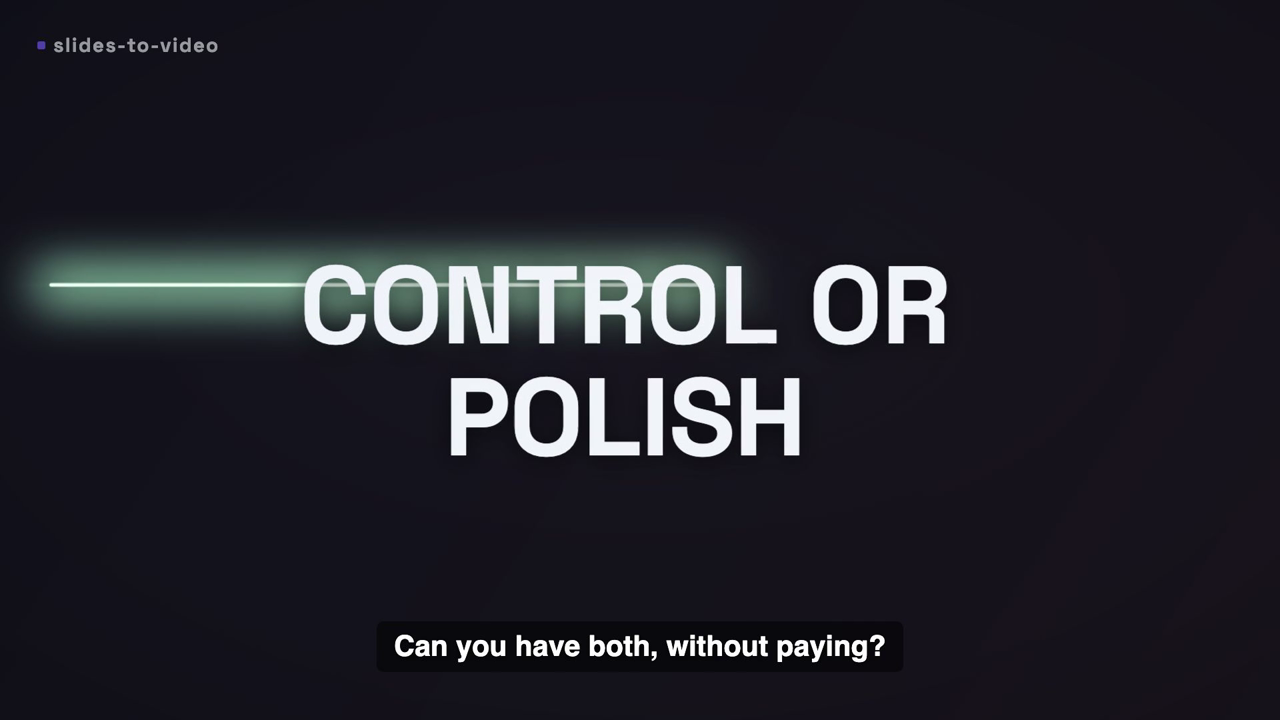
#> input picture docs/golden-film/frames/01-hook-control-or-polish.png, 1280 x 720 px
$ python -i promo_capture.py   (imports and definitions only)
#> lines starting #> are read from the running program, lines starting #| are printed output that depends on the picture; after the words box and inside, x2 and y2 are one past the last pixel; in counts of white or black regions, pixels touching at a corner belong together
#!/usr/bin/env python3
"""promo_capture — the promo film's raw material: a 2x capture of a page AND the boxes of its elements.

    python3 scripts/promo_capture.py <film_dir> <url> --name=home [--width=1440] [--height=900] [--full]
                                     [--wait=1.5] [--eval="js ;;; js" (steps split by ;;;)] [--select="css,css"] [--max=80]
                                     [--hires="text:862 kB;css:#export;520,300,240,120"]   # 4x close-ups
                                     [--lines="css,css"]   # each match's text measured line by line (`lines` in the layout:
                                                           # the boxes a `mark` act strokes)
    python3 scripts/promo_capture.py <film_dir> --boxes=<capture.png> [--parts="card=7;panel=120,80,400,260"]
                                     # a screenshot with no DOM (desktop app); parts by found-box id or CSS box
    python3 scripts/promo_capture.py <film_dir> --footage=<clip.mp4 | blender runner out dir> --name=<n>
                                     # rendered FOOTAGE (a Blender plate, a film) as a recording a page shot plays
    python3 scripts/promo_capture.py <film_dir> --mark=<capture.png> --box=x,y,w,h [--name=mark]
                                     # the brand's own logo, cut from its own page: a transparent PNG for any ground

WEB (a url, file:// included): one headless Chrome at deviceScaleFactor 2 opens the page, waits for load, fonts and
images (+ `--wait` seconds for an app that renders late), runs `--eval` if given (open a menu, fill a field), and
writes `<film_dir>/caps/<name>.png` (pixels = 2 x CSS) and `<name>.layout.json`: {w, h, elements: [{id, tag, text,
x, y, w, h}]} in CSS px — the coordinate system of the promo table (`box`). `--full` captures the whole scroll
height (capped at 4 viewports). Elements are the ones a product shot acts on: controls, fields, cards, media,
headings — visible, not the page itself, de-duplicated; `--select` adds every match of the given CSS selectors.

SCREENSHOT (`--boxes=`): for a capture with no DOM (a desktop app's window), finds the card-like rectangles —
regions of one fill bounded by an edge — and writes the same layout.json beside the PNG, plus `<name>.boxes.jpg`:
the capture at CSS size with every box drawn and numbered and a 50 px grid, to pick boxes by eye.

WHY. The WorkBuddy film's boxes were measured by hand off grids (an hour, and one box wrong is an element that lands
beside its slot). A table written from a layout file is right by construction, and a director can build a film for
a product it has never seen.
"""
import base64
import json
import re
import os
import sys
import time

sys.path.insert(0, os.path.dirname(os.path.abspath(__file__)))
from _common import argflag, refuse_unknown, find_chrome  # noqa: E402

ELEMENTS_JS = r"""
(() => {
  const SEL = %s;
  const out = [], seen = new Set();
  const vw = document.documentElement.clientWidth;
  const docH = Math.max(document.documentElement.scrollHeight, document.body ? document.body.scrollHeight : 0);
  const visible = (el, r) => {
    if (r.width < 12 || r.height < 12) return false;
    const cs = getComputedStyle(el);
    if (cs.visibility === 'hidden' || cs.display === 'none' || +cs.opacity < 0.05) return false;
    if (r.width >= vw * 0.98 && r.height >= 600) return false;      // the page / a full-bleed section
    return true;
  };
  const cardish = (el) => {
    const cs = getComputedStyle(el);
    const bg = cs.backgroundColor, pbg = el.parentElement ? getComputedStyle(el.parentElement).backgroundColor : bg;
    const border = parseFloat(cs.borderTopWidth) > 0 && cs.borderTopStyle !== 'none';
    return (cs.boxShadow && cs.boxShadow !== 'none') || border || (bg !== pbg && bg !== 'rgba(0, 0, 0, 0)') || parseFloat(cs.borderRadius) >= 6;
  };
  const push = (el, why) => {
    const r = el.getBoundingClientRect();
    if (!visible(el, r)) return;
    const x = Math.round(r.left + scrollX), y = Math.round(r.top + scrollY), w = Math.round(r.width), h = Math.round(r.height);
    const k = [x, y, w, h].join(',');
    if (seen.has(k)) return;
    seen.add(k);
    const text = (el.innerText || el.getAttribute('aria-label') || el.getAttribute('placeholder') || el.getAttribute('alt') || '').trim().replace(/\s+/g, ' ').slice(0, 80);
    out.push({tag: el.tagName.toLowerCase(), why, text, x, y, w, h});
  };
  document.querySelectorAll('button,[role=button],a,input,textarea,select,img,video,canvas,h1,h2,h3,[role=tab],li,article,figure,nav,header,aside')
    .forEach((el) => push(el, 'semantic'));
  document.querySelectorAll('div,section').forEach((el) => {
    const r = el.getBoundingClientRect();
    if (r.width * r.height >= 6000 && (el.children.length >= 1 || (el.innerText || '').trim()) && cardish(el)) push(el, 'card');
  });
  for (const s of SEL) { try { document.querySelectorAll(s).forEach((el) => push(el, 'select:' + s)); } catch (e) {} }
  const meta = (n) => (document.querySelector(`meta[name="${n}"],meta[property="${n}"]`) || {}).content || '';
  return {w: vw, h: docH, elements: out, title: document.title, description: meta('description') || meta('og:description')};
})()
"""


HIRES = 4


# [31 lines left out: functions _refuse_blank, split_steps, _parts, not called in this run]


# the element whose box this is (walking up from the point at its centre), and its own corner radius and fill — a
# part is staged with the corners and ground it has on the page
# LINE BOXES: a `mark` act strokes the passage's own lines, so each matching element's text is measured LINE BY LINE
# (a Range over its text: one rect per line fragment, fragments on one line merged) in page CSS px. A box guessed from a
# thumbnail was wrong on the slide-maker crop the user saw ("有些地方不准"); a measured one cannot be.
LINES_JS = r"""
((sels) => {
  const out = [];
  for (const s of sels) {
    let i = 0;
    for (const el of document.querySelectorAll(s)) {
      const rg = document.createRange(); rg.selectNodeContents(el);
      const rows = [];
      for (const r of rg.getClientRects()) {
        if (r.width < 1 || r.height < 1) continue;
        const y = r.top + scrollY, x = r.left + scrollX;
        const row = rows.find((q) => Math.abs(q.y - y) < r.height * 0.5);
        if (row) { const x1 = Math.max(row.x + row.w, x + r.width); row.x = Math.min(row.x, x); row.w = x1 - row.x;
                   row.h = Math.max(row.h, r.height); }
        else rows.push({x, y, w: r.width, h: r.height});
      }
      rows.sort((a, b) => a.y - b.y);
      out.push({sel: s, i: i++, text: (el.innerText || '').trim().slice(0, 200),
                boxes: rows.map((q) => ({x: +q.x.toFixed(2), y: +q.y.toFixed(2), w: +q.w.toFixed(2), h: +q.h.toFixed(2)}))});
    }
  }
  return out;
})(%s)
"""


# DEMO STATE, WRITTEN BY THE FILM: `__ttv.fill(selector, text)` puts the film's own demo text into a field, a textarea
# or an editor (contenteditable, CodeMirror) the way a user's typing would (React sees an input event), and
# `__ttv.text(selector, text)` replaces an element's visible text. Available to every --eval step.
FILL_JS = """window.__ttv = window.__ttv || {
  fill(sel, text) { const e = typeof sel === 'string' ? document.querySelector(sel) : sel; if (!e) throw new Error('no element ' + sel);
    e.focus();
    if (e instanceof HTMLInputElement || e instanceof HTMLTextAreaElement) {
      const proto = e instanceof HTMLInputElement ? HTMLInputElement.prototype : HTMLTextAreaElement.prototype;
      Object.getOwnPropertyDescriptor(proto, 'value').set.call(e, text);
      e.dispatchEvent(new Event('input', {bubbles: true})); e.dispatchEvent(new Event('change', {bubbles: true}));
    } else { document.getSelection().selectAllChildren(e); document.execCommand('insertText', false, text); }
    return text; },
  text(sel, text) { const e = document.querySelector(sel); if (!e) throw new Error('no element ' + sel); e.textContent = text; return text; },
}; 1"""


STYLE_AT_JS = """(b => { let e = document.elementFromPoint(b.x - scrollX + b.w / 2, b.y - scrollY + b.h / 2), best = null;
  while (e && e !== document.documentElement) { const r = e.getBoundingClientRect();
    if (Math.abs(r.width - b.w) < 4 && Math.abs(r.height - b.h) < 4) { best = e; break; } e = e.parentElement; }
  if (!best) return {radius: 0, bg: null};
  const cs = getComputedStyle(best); let bg = cs.backgroundColor, p = best;
  while ((bg === 'rgba(0, 0, 0, 0)' || bg === 'transparent') && p.parentElement) { p = p.parentElement; bg = getComputedStyle(p).backgroundColor; }
  return {radius: parseFloat(cs.borderTopLeftRadius) || 0, bg};
})(%s)"""


# [206 lines left out: functions _hires_boxes, capture_web, _capture_web, not called in this run]


def find_boxes(png, min_area=1800, max_frac=0.6):
    """Card-like rectangles in a screenshot with no DOM: connected regions of (nearly) one fill whose bounding box
    they mostly fill, bounded by a visible edge. CSS px (the capture is 2x)."""
#> called with min_area = 1800, max_frac = 0.6
    import numpy as np
    from PIL import Image
    from scipy import ndimage as ndi
    im = Image.open(png).convert("RGB")
#> im is the input picture: PIL image 1280x720 RGB; mean R, G, B 33.1, 32.8, 40.6
    a = np.asarray(im.resize((im.width // 2, im.height // 2), Image.BILINEAR)).astype(np.int16)
    H, W, _ = a.shape
#> H = 360; W = 640
    # a fill region = pixels whose 4-neighbours are within a small colour step (flat), labelled by quantised colour
    flat = np.ones((H, W), bool)
    for dy, dx in ((0, 1), (1, 0)):
        d = np.abs(a - np.roll(a, (dy, dx), (0, 1))).sum(-1)
        flat &= d < 10
#> this loop made 2 passes
#> pass 1, in find_boxes, `d = np.abs(a - np.roll(a, (dy, dx), (0, 1))).sum(-1)`:
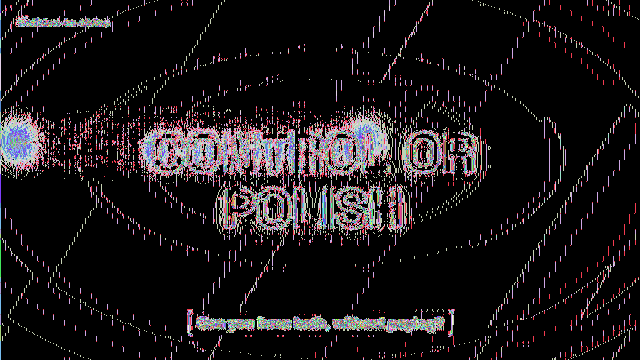
#> d: shape (360, 640) int64; 526 distinct labels, from 0 to 542; one colour per label, 0 black
#> pass 1, in find_boxes, `flat &= d < 10`:
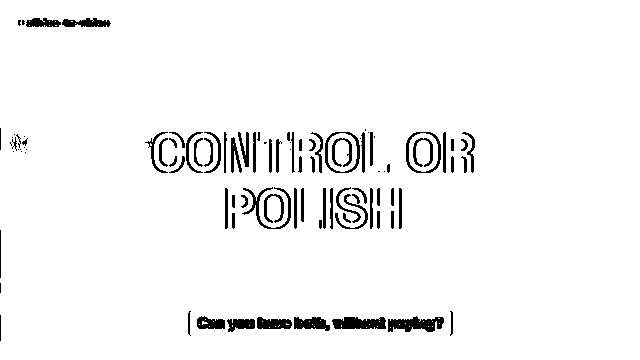
#> flat: shape (360, 640) bool; 96% white; 98 black regions (24 under 20 px), largest, box (x1, y1, x2, y2) and area: (388, 316, 444, 332) 584, (332, 317, 386, 329) 533, (242, 187, 291, 229) 398
#> pass 2, in find_boxes, `d = np.abs(a - np.roll(a, (dy, dx), (0, 1))).sum(-1)`:
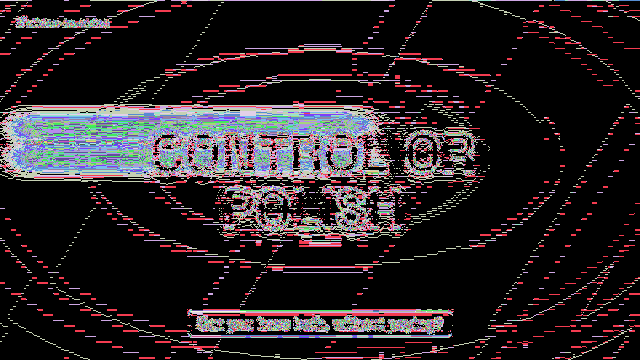
#> d: shape (360, 640) int64; 527 distinct labels, from 0 to 539; one colour per label, 0 black
#> pass 2, in find_boxes, `flat &= d < 10`:
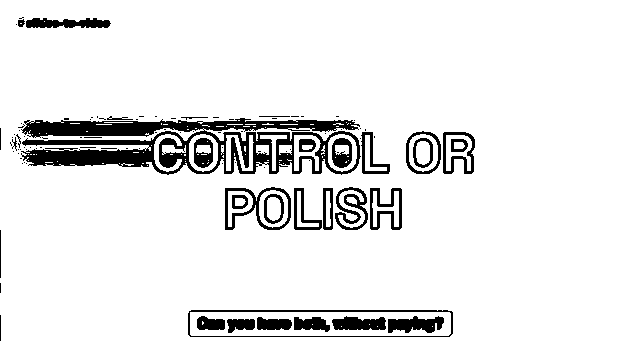
#> flat: shape (360, 640) bool; 91.5% white; 100 black regions (67 under 20 px), largest, box (x1, y1, x2, y2) and area: (21, 118, 361, 175) 9490, (188, 310, 453, 337) 874, (225, 187, 291, 230) 721
    q = (a // 6).astype(np.int32)
    key = (q[..., 0] * 64 + q[..., 1]) * 64 + q[..., 2]
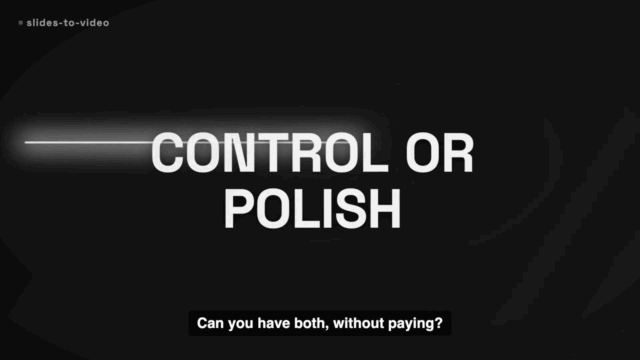
#> key: shape (360, 640) int32; min 0, max 174762, mean 21423.1; drawn with min black and max white
    boxes = []
    for v in np.unique(key[flat]):
        m = flat & (key == v)
        if m.sum() < min_area:
            continue
        lab, n = ndi.label(m)
        for i, sl in enumerate(ndi.find_objects(lab), 1):
            if sl is None:
                continue
            h, w = sl[0].stop - sl[0].start, sl[1].stop - sl[1].start
            area = (lab[sl] == i).sum()
            if h * w < min_area or w * h > max_frac * W * H or w < 40 or h < 24:
                continue
            fill = area / (h * w)
            if fill < 0.55:          # a card's own fill covers most of its box (its text is the rest)
                continue
            # it is a CARD only if its edge is visible: the ring just outside differs from its fill
            y0, y1, x0, x1 = sl[0].start, sl[0].stop, sl[1].start, sl[1].stop
            ring = np.concatenate([a[max(0, y0 - 2), x0:x1], a[min(H - 1, y1 + 1), x0:x1], a[y0:y1, max(0, x0 - 2)], a[y0:y1, min(W - 1, x1 + 1)]])
            inner = a[(y0 + y1) // 2, (x0 + x1) // 2]
            if np.abs(ring - a[y0 + 1, x0 + w // 2]).sum(-1).mean() < 6:
                continue
            boxes.append({"x": int(x0), "y": int(y0), "w": int(w), "h": int(h), "fill": "#%02x%02x%02x" % tuple(int(c) for c in a[y0 + 1, x0 + w // 2]),
                          "score": round(float(fill), 2)})
            del inner
#> this loop made 143 passes
#> v on passes 1, 3, 4, 5, 7, 8, 9, 10, 12, 13, 16, 17: 4161, 8258, 8322, 8323, 8325, 8387, 8388, 12419, 12421, 12483, 12548, 12549
#> (v, n) on passes 2, 6, 11, 14, 15, 19: (4162, 2), (8324, 25), (12420, 107), (12484, 36), (12485, 51), (16580, 15)
#> pass 1, in find_boxes, `m = flat & (key == v)`:
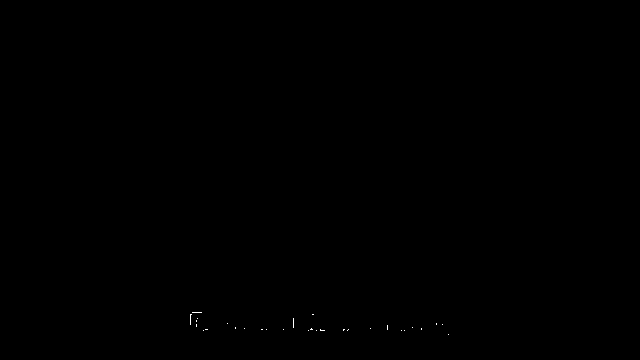
#> m: shape (360, 640) bool; 0.04% white in thin lines or dots, all inside (x1, y1, x2, y2) = (190, 312, 449, 335)
#> pass 2, in find_boxes, `m = flat & (key == v)`:
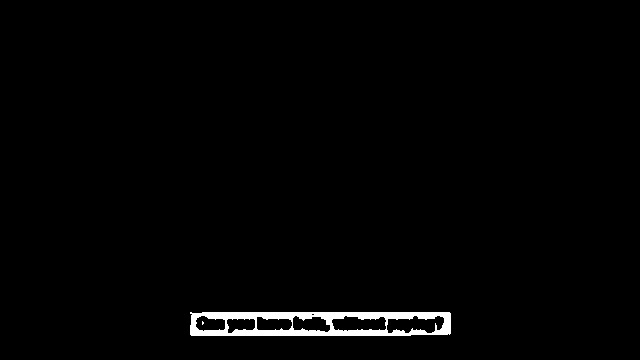
#> m: shape (360, 640) bool; 1.5% white; 2 white regions (1 under 20 px), largest, box (x1, y1, x2, y2) and area: (190, 312, 451, 336) 3503
#> after the loop: m: shape (360, 640) bool; 0% white in thin lines or dots, all inside (x1, y1, x2, y2) = (341, 326, 433, 327)
#> after the loop, boxes = 2 items
    # drop near-duplicates (keep the larger)
    boxes.sort(key=lambda b: -b["w"] * b["h"])
    kept = []
    for b in boxes:
        if any(abs(b["x"] - k["x"]) < 6 and abs(b["y"] - k["y"]) < 6 and abs(b["w"] - k["w"]) < 12 and abs(b["h"] - k["h"]) < 12 for k in kept):
            continue
        kept.append(b)
#> after the loop, kept = 2 items
    kept.sort(key=lambda b: (b["y"], b["x"]))
    for i, b in enumerate(kept):
        b["id"] = i
    return {"src": png, "w": W, "h": H, "elements": kept}


# [147 lines left out: functions _corner_radius, _grow_to_edge, screenshot_parts, footage, not called in this run]


STILL_TAIL = 24          # frames (0.8 s) a footage shot may rest on its last moving frame before it reads as dead


# [109 lines left out: functions still_from, cut_mark, overlay, main, not called in this run]


# [2 lines not run here, left out]

>>> result = find_boxes('../docs/golden-film/frames/01-hook-control-or-polish.png')
#> result = 4 items
